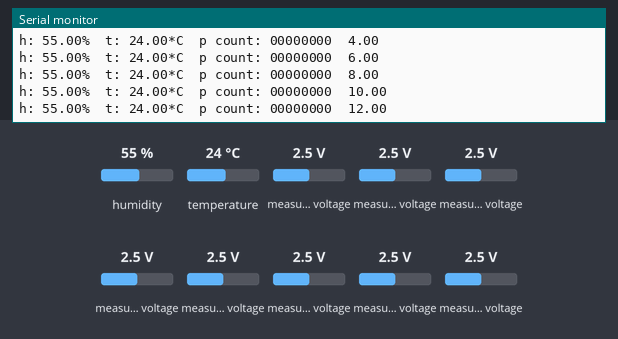
Bench run of a sketch on a simulated ESP8266 (NodeMCU). Shown: the last lines printed to the serial monitor. Inputs (shaded band) come from the test bench; at power-on: measured voltage 2.5 V, humidity 55 %, temperature 24 °C. WiFi joins after 1.5 s; servers stay silent unless stated; uploads are accepted with an empty reply.

Above: at 2.7 s.
2.8 s: measured voltage (sensor 200) set to 0.1 V
At 4.1 s:
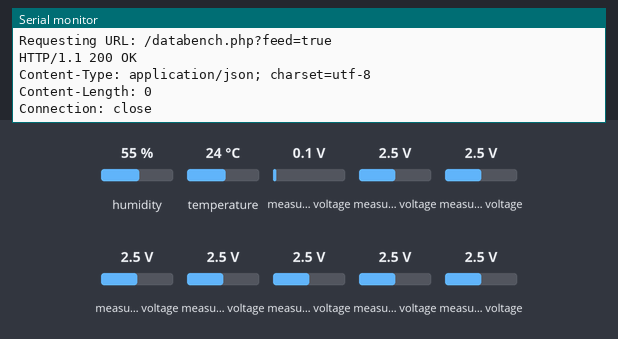
At 5.6 s:
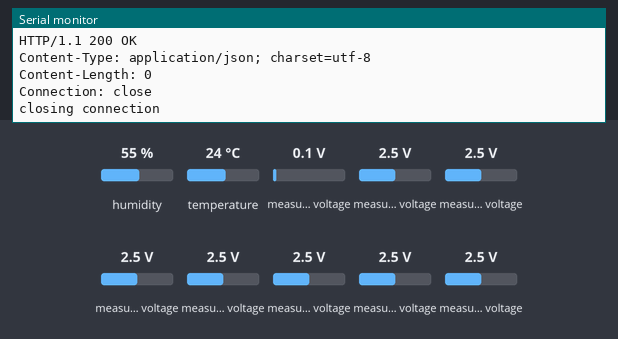
Timing chart, 0 to 7.1 s (numbered marks = the images above; inputs shaded):
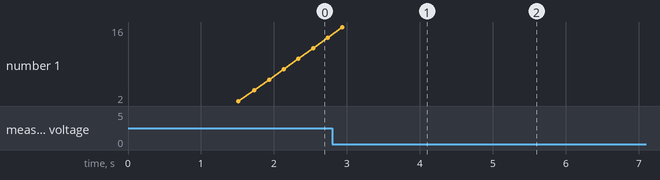

The sketch:

databench.ino
```cpp
// (licence header left out)
#include <Adafruit_MCP3008.h>
#include "DHT.h"
//#include <Ticker.h>
#include <ESP8266WiFi.h>

#define BYTE_TO_BINARY_PATTERN "%c%c%c%c%c%c%c%c"
#define BYTE_TO_BINARY(byte)  \
  (byte & 0x80 ? '1' : '0'), \
  (byte & 0x40 ? '1' : '0'), \
  (byte & 0x20 ? '1' : '0'), \
  (byte & 0x10 ? '1' : '0'), \
  (byte & 0x08 ? '1' : '0'), \
  (byte & 0x04 ? '1' : '0'), \
  (byte & 0x02 ? '1' : '0'), \
  (byte & 0x01 ? '1' : '0')

Adafruit_MCP3008 adc0;
Adafruit_MCP3008 adc1;

#define DHTPIN 4  // D2
#define DHTTYPE DHT22
DHT dht(DHTPIN, DHTTYPE);

//Ticker ticker;

const char* ssid     = "Atelier_Hypermedias";
const char* password = "pas_de_clef_wifi";
const char* host = "databench.fr";

void syncData(float _humidity,
              float _soundVolume,
              int _peopleCount,
              int _windSpeed,
              float _temperature,
              int _raining,
              int _places);

void sync();

int soundVolumeReadings[256] = {0};
int totalSoundVolume = 0;

unsigned char soundVolumeReadingsIndex = 0;

float humidity = 0;
float soundVolume = 0;
int peopleCount = 0;
int windSpeed = 0;
float temperature = 0;
int raining = 0;
int places = 0;
int lastPlaces = 0;

void setup() {
  Serial.begin(9600);
  //while (!Serial);

  Serial.println("Hello World !");

  adc0.begin(2); // first mcp3008
  adc1.begin(0); // second mcp3008
  dht.begin();


  // connect to wifi network
  Serial.println();
  Serial.println();
  Serial.print("Connecting to ");
  Serial.println(ssid);

  WiFi.begin(ssid, password);

  while (WiFi.status() != WL_CONNECTED) {
    delay(500);
    Serial.print(".");
  }

  Serial.println("");
  Serial.println("WiFi connected");
  Serial.println("IP address: ");
  Serial.println(WiFi.localIP());

}

void loop() {

/*  syncData(humidity,
           soundVolume,
           peopleCount,
           windSpeed,
           temperature,
           raining,
           places);*/


  // Read humidity
  humidity = dht.readHumidity();
  // Read temperature as Celsius (the default)
  temperature = dht.readTemperature();

  if (isnan(humidity) || isnan(temperature)) {
    Serial.println("Failed to read from DHT sensor!");
    humidity = 0;
    temperature = 0;
  }

  Serial.print("h: ");
  Serial.print(humidity);
  Serial.print("%\t");
  Serial.print("t: ");
  Serial.print(temperature);
  Serial.print("*C\t");

  // read LDRs values for people counting
  int ldrCeil = 300;
  places = 0;

  for (int chan = 0; chan < 7; chan++) { // Placess
    boolean val = adc0.readADC(chan) < ldrCeil;
    places |= val << chan;
  }

  Serial.print("p count: ");
  //Serial.print(peopleBitMask, BIN);
  Serial.printf(BYTE_TO_BINARY_PATTERN, BYTE_TO_BINARY(places));
  Serial.print("\t");

  // here we smooth the sound volume values
  totalSoundVolume -= soundVolumeReadings[soundVolumeReadingsIndex];
  soundVolumeReadings[soundVolumeReadingsIndex] = adc1.readADC(7); // sound
  totalSoundVolume += soundVolumeReadings[soundVolumeReadingsIndex];
  soundVolumeReadingsIndex++;

  soundVolume = totalSoundVolume / 255;

  Serial.println(soundVolume);

  if (places !=0) {
    sync();
    delay(10000);
  } else if (places == 0 && lastPlaces != 0) {
    sync();
    delay(10000);
  }

  /*if (lastPlaces != places) {
    if (places != 0) {
      Serial.println("-----------------\n\nattach ticker\n\n------------");
      sync();
      //ticker.attach(10, sync);
    } else {
      Serial.print("-----------------\n\ndetach ticker\n\n------------");
      //ticker.detach();
    }
  }*/


  lastPlaces = places;

  delay(200);
}

void sync() {
  syncData(humidity,
           soundVolume,
           peopleCount,
           windSpeed,
           temperature,
           raining,
           places);
}

void syncData(float _humidity,
              float _soundVolume,
              int _peopleCount,
              int _windSpeed,
              float _temperature,
              int _raining,
              int _places) {

  Serial.print("connecting to ");
  Serial.println(host);

  // Use WiFiClient class to create TCP connections
  WiFiClient client;
  const int httpPort = 80;
  if (!client.connect(host, httpPort)) {
    Serial.println("connection failed");
    return;
  }

  // We now create a URI for the request
  String url = "/databench.php?feed=true";

  Serial.print("Requesting URL: ");
  Serial.println(url);

  String json = "{\"humidity\":" + String(_humidity) +
                ",\"soundVolume\":" + String(_soundVolume) +
                ",\"peopleCount\":" + String(_peopleCount) +
                ",\"windSpeed\":" + String(_windSpeed) +
                ",\"temperature\":" + String(_temperature) +
                ",\"raining\":" + String(_raining) +
                ",\"places\":" + String(_places) + "}";

  // This will send the json to the server
  client.println(String("POST ") + url + " HTTP/1.1");
  client.println(String("Host: ") + host);
  client.println("Accept: */*");
  client.println(String("Content-Length: ") + String(json.length()));
  client.println("Content-Type: application/json");
  client.println();
  client.println(json);

  unsigned long timeout = millis();
  while (client.available() == 0) {
    if (millis() - timeout > 5000) {
      Serial.println(">>> Client Timeout !");
      client.stop();
      return;
    }
  }

  // Read all the lines of the reply from server and print them to Serial
  while (client.available()) {
    String line = client.readStringUntil('\r');
    Serial.print(line);
  }

  Serial.println();
  Serial.println("closing connection");

  delay(1000);
}
```

Measured:
- after the input at 2.8 s, the serial monitor: prints a new line after 0.14 s (image 1)
